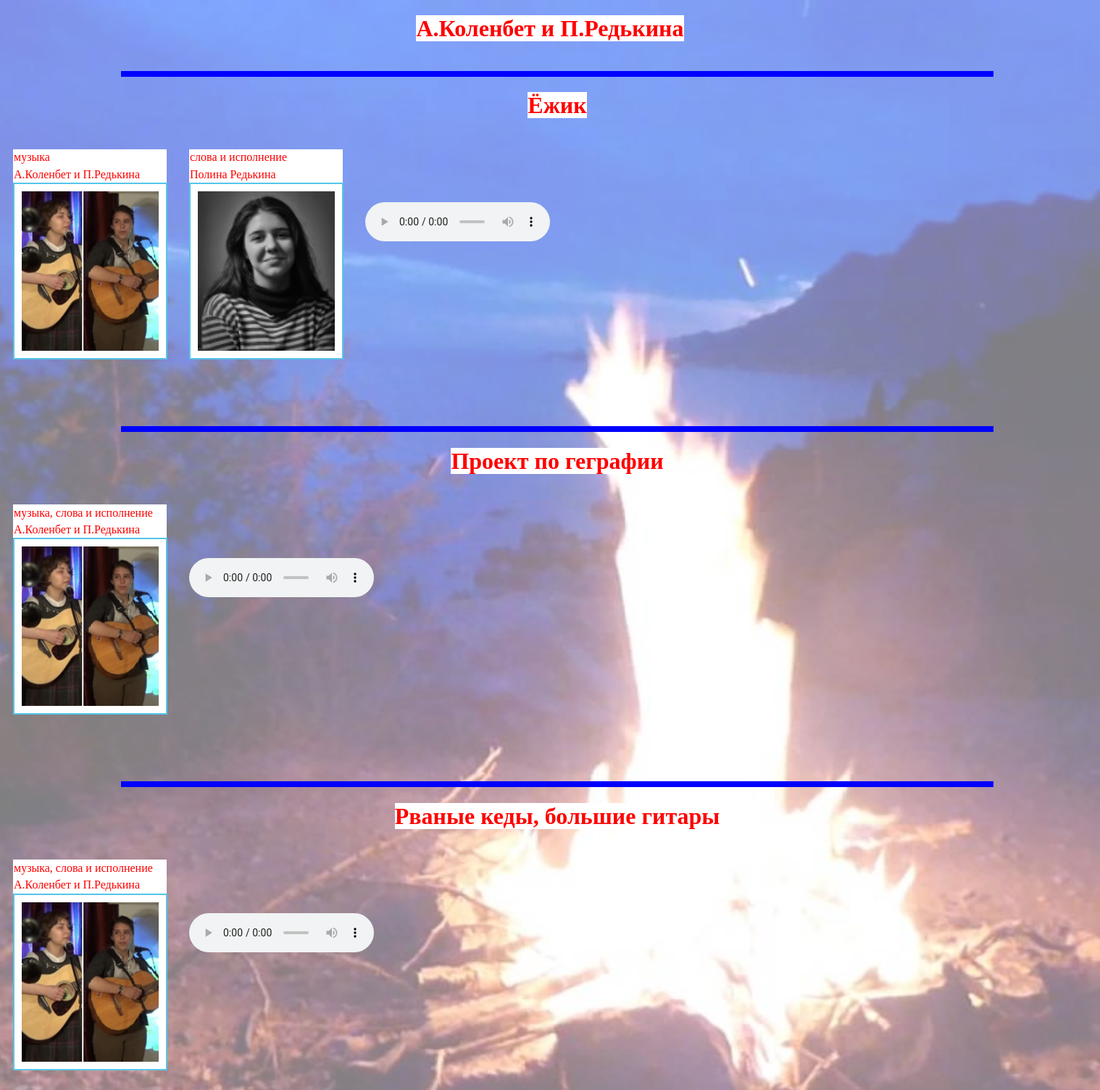
The page /fonp/24/ on the database its author committed.
### main/models.py (models this page shows, shortened)
class Song(models.Model):
    comp_id = models.ForeignKey('composer', on_delete=models.PROTECT, null=True, db_index=True)
    comp1_id = models.ForeignKey('composer1', on_delete=models.PROTECT, blank=True, null=True, db_index=True)
    avt_id = models.ForeignKey('avtor_text', on_delete=models.PROTECT, null=True, db_index=True)
    trans_id = models.ForeignKey('translator', on_delete=models.PROTECT, blank=True, null=True, db_index=True)
    name_song = models.CharField(max_length=200, db_index=True)
    workfield = models.IntegerField(blank=True, null=True, default=0)
    language = models.CharField(max_length=20, default='', blank=True, null=True)
    class Meta:
        verbose_name = 'song'
        verbose_name_plural = 'songs'

class Artist(models.Model):
    name_artist = models.CharField(max_length=200, db_index=True)
    fam_artist = models.CharField(max_length=200, db_index=True, default='')
    photo = models.ImageField(upload_to='artist', default='')
    sco = models.IntegerField(blank=True, null=True, default=0)
    mind = models.IntegerField(blank=True, null=True, default=0, db_index=True)
    mindg = models.IntegerField(blank=True, null=True, default=0, db_index=True)
    class Meta:
        verbose_name = 'artist'
        verbose_name_plural = 'artists'

class Composer(models.Model):
    name_composer = models.CharField(max_length=200, db_index=True)
    fam_composer = models.CharField(max_length=200, db_index=True, default='')
    photo = models.ImageField(upload_to='composer', default='')
    orderr = models.CharField(max_length=3, default='',blank=True, null=True)
    background_ph = models.ImageField(upload_to='composer', default='',blank=True, null=True)
    sco = models.IntegerField(blank=True, null=True, default=0)
    class Meta:
        verbose_name = 'composer'
        verbose_name_plural = 'composers'

class Avtor_text(models.Model):
    name_avtor_text = models.CharField(max_length=200, db_index=True)
    fam_avtor_text = models.CharField(max_length=200, db_index=True, default='')
    photo = models.ImageField(upload_to='avtor', default='')
    class Meta:
        verbose_name = 'avtor_text'
        verbose_name_plural = 'avtors_text'

class Execution(models.Model):
    song_id = models.ForeignKey('song', on_delete=models.PROTECT, null=True, db_index=True)
    artist_id = models.ForeignKey('artist', on_delete=models.PROTECT, null=True, db_index=True)
    audio_file = models.FileField(upload_to='audio/')
    note = models.CharField(max_length=200, db_index=True)
    workfield = models.CharField(max_length=200, db_index=True, blank=True)
    workfield1 = models.IntegerField(blank=True, null=True)
    workfield2 = models.IntegerField(blank=True, null=True)
    workfield3 = models.IntegerField(blank=True, null=True)
    sco = models.IntegerField(blank=True, null=True, default=0)
    vid = models.CharField(max_length=400, blank=True,null=True)
    note1 = models.CharField(max_length=200, blank=True, null=True)
    mind = models.IntegerField(blank=True, null=True, default=0,db_index=True)
    mind1 = models.IntegerField(blank=True, null=True, default=0, db_index=True)
    class Meta:
        verbose_name = 'execution'
        verbose_name_plural = 'executions'

### main/views.py (the view)
# urls.py: path('fonp/<int:comp_id>/', views.fonp, name='fonp'),
def fonp(request, comp_id):
    son = Song.objects.filter(comp_id=comp_id)
    exe = Execution.objects.filter(workfield2=comp_id).order_by('workfield')
    u = 0
    i = 0
    for e in exe:
        e.workfield3 = i
        i = i + 1
        e.workfield1 = 1
        if u == e.song_id_id:
            e.workfield1 = 2
        u = e.song_id_id
    uu = Composer.objects.get(pk=comp_id)
    pn = uu.name_composer + ' ' + uu.fam_composer
    comp = Composer.objects.filter(pk=comp_id)
    comp1 = Composer1.objects.filter()
    avt = Avtor_text.objects.all
    art = Artist.objects.all
    trans = Translator.objects.all
    context = {
        'comp': comp,
        'comp1': comp1,
        'avt': avt,
        'trans': trans,
        'art': art,
        'son': son,
        'exe': exe,
        'pn': pn
        }
    return render(request, 'main/fonp.html', context=context)

### main/templates/main/fonp.html (shortened to what this page needs)
{% extends 'main/basef.html' %}
{%block odnoisp%}
  {% for ar in art %}
   {% if e.artist_id_id == ar.pk %}
    <div class="thumb" >
    {% if c.fam_composer == a.fam_avtor_text  and c.fam_composer == ar.fam_artist %}
        {% if c.name_composer == a.name_avtor_text  and c.name_composer == ar.name_artist  %}
          <div class="px_l">
         <p> музыка, слова и исполнение </p>
              </div>
        {%endif%}
    {%endif%}
    {%if c.fam_composer != a.fam_avtor_text or c.name_composer != a.name_avtor_text %}
      {%if  c.fam_composer != ar.fam_artist or c.name_composer != ar.name_artist %}
          <div class="px_l">
      <p> музыка </p>
              </div>
        {%endif%}
    {%endif%}
  <div class="px_l">
     <p> {{c.name_composer}} {{c.fam_composer}}</p>
      </div>
     <img src="{{c.photo.url }}" width="189">
    </div>
    {%if c.fam_composer != a.fam_avtor_text or c.name_composer != a.name_avtor_text %}
      <div class="thumb">
          {%if a.fam_avtor_text == ar.fam_artist and a.name_avtor_text == ar.name_artist  %}
            <div class="px_l">
       <p> слова и исполнение</p>
                </div>
          {%endif%}
          {% if "1" in a.name_avtor_text %}
          <div class="px_l">
       <p>{{a.name_avtor_text|slice:"1:"}} {{a.fam_avtor_text}}</p>
              </div>
       <img src="{{a.photo.url }}" width="255" >
      {%else%}
          <div class="px_l">
       <p>{{a.name_avtor_text}} {{a.fam_avtor_text}}</p>
          </div>
       <img src="{{a.photo.url }}" width="189" >
      {%endif%}
      </div>
     {%endif%}
     <div class="thumb">
       <pre> <p>  </p> </pre>
        <audio controls onended="plpl({{e.workfield3}})" onplay="other_pause({{e.workfield3}})">
        <source src="{{e.audio_file.url}}" >
       </audio>
      </div>
   {%endif%}
  {%endfor%}
{% endblock %}

### main/templates/main/basef.html (shortened to what this page needs)
{% load static %}
<!doctype html>
<html lang="en">
<head>
</head>
<body>
<h1 align="center"><span style="background-color: white; color: Red">{{pn}}</span></h1>
 {% for e in exe %}
  {% for s in son %}
   {% if e.song_id_id == s.pk %}
    {%if e.workfield1 == 1%}
      <div class="thumbb">
       <HR NOSHADE WIDTH="80%" color="Blue"  SIZE="8">
        {% if "1" in s.name_song %}
          <h1 align="center" ><span style="background-color: white; color: Red"> {{s.name_song|slice:"1:"}}  </span></h1>
        {% else %}
          <h1 align="center" ><span style="background-color: white; color: Red"> {{s.name_song}}</span> </h1>
        {% endif %}
       </div>
    {% endif %}
    {% for c in comp %}
    {% if s.comp_id_id == c.pk %}
      {% for a in avt %}
        {% if s.avt_id_id == a.pk %}
         {%if s.workfield == 1 or  e.workfield1 == 1%}
           {%block odnoisp%}
           {%endblock%}
         {%else%}
           {%block neodnoisp%}
           {%endblock%}
         {%endif%}
        {% endif%}
       {%endfor%}
      {%endif%}
     {%endfor%}
 <div class="button2">
 </div>
    {%endif%}
  {%endfor%}
 {%endfor%}
</body>
</html>

### rows shown on the page
Song: name_song "Ёжик"
Composer: name_composer "А.Коленбет и", fam_composer "П.Редькина"
Avtor_text: name_avtor_text "Полина", fam_avtor_text "Редькина"
Artist: fam_artist "музыка", photo (picture)
Song: name_song "Проект по геграфии"
Artist: fam_artist "музыка, слова и исполнение", photo (picture)
Song: name_song "Рваные кеды, большие гитары"

### other values the page prints
{{ pn }} "А.Коленбет и П.Редькина"
